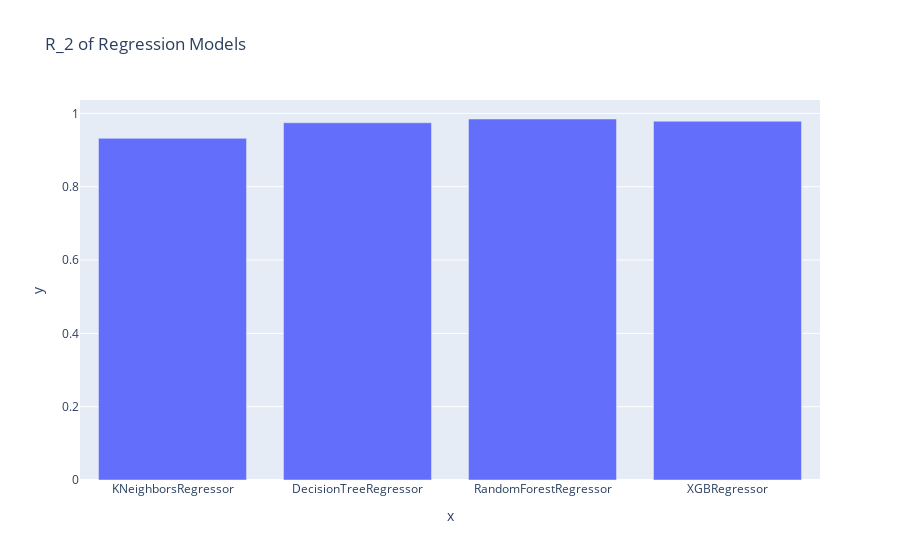

Notebook code for this chart:
### Markdown cell above
## Finalizeing Models

### Code cell
models = [ 'KNeighborsRegressor','DecisionTreeRegressor', 'RandomForestRegressor', 'XGBRegressor']
score = [r2_knn,r2_dt, rf_r2, xgb_r2]

fig=px.bar(x=models, y=score,title='R_2 of Regression Models')
fig.show()

print("FINDING BEST FIT MODEL FOR EVALUATION BASED ON R_2 SCORE\n")
max_score = max(score)  # Initialize max_score with the maximum value in the score list
max_model = ""

for model, score_value in zip(models, score):
    print(model, score_value)
    if score_value == max_score:
        max_model = model

print(f"\nModel: {max_model} contain Maximum R2_Score: {max_score} ")

### Figure 1 — Plotly figure (JSON) as saved in the notebook; plotly's stock layout.template omitted (floating-point values rounded to 4 significant figures)
{"data": [{"alignmentgroup": "True", "hovertemplate": "x=%{x}<br>y=%{y}<extra></extra>", "legendgroup": "", "marker": {"color": "#636efa", "pattern": {"shape": ""}}, "name": "", "offsetgroup": "", "orientation": "v", "showlegend": false, "textposition": "auto", "type": "bar", "x": ["KNeighborsRegressor", "DecisionTreeRegressor", "RandomForestRegressor", "XGBRegressor"], "xaxis": "x", "y": [0.932, 0.9746, 0.9848, 0.9787], "yaxis": "y"}], "layout": {"barmode": "relative", "legend": {"tracegroupgap": 0}, "title": {"text": "R_2 of Regression Models"}, "xaxis": {"anchor": "y", "domain": [0, 1], "title": {"text": "x"}}, "yaxis": {"anchor": "x", "domain": [0, 1], "title": {"text": "y"}}}}
